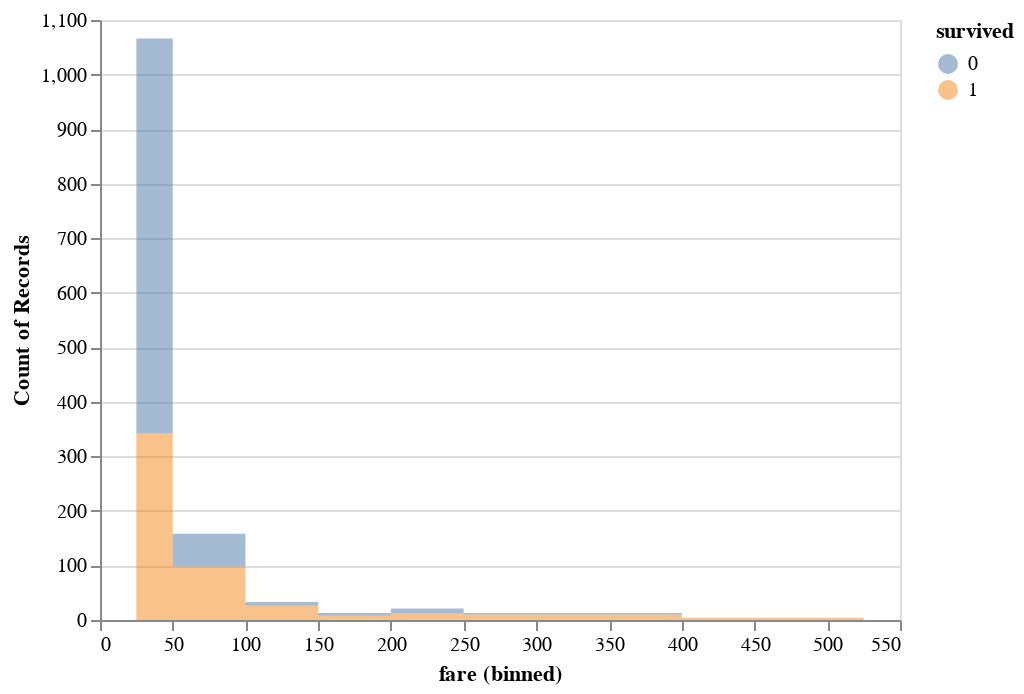

Notebook code cell kept with this figure:
### Code cell
alt.Chart(df).mark_area(
    opacity=0.5, interpolate='step').encode(alt.X('fare:Q',bin=alt.Bin(maxbins=20)),
                                            alt.Y('count()'),alt.Color('survived:N'))

### Figure 1 — Vega-Lite specification as saved in the notebook (floating-point values rounded to 4 significant figures; data arrays with more than 128 entries replaced by an {"elided": "..."} marker saying what was removed)
{"config": {"view": {"continuousWidth": 400, "continuousHeight": 300}}, "data": {"name": "data-a13a9da4813e3a3d216492be72c2fa38"}, "mark": {"type": "area", "interpolate": "step", "opacity": 0.5}, "encoding": {"color": {"type": "nominal", "field": "survived"}, "x": {"type": "quantitative", "bin": {"maxbins": 20}, "field": "fare"}, "y": {"type": "quantitative", "aggregate": "count"}}, "$schema": "https://vega.github.io/schema/vega-lite/v4.8.1.json", "datasets": {"data-a13a9da4813e3a3d216492be72c2fa38": {"elided": "1309 records"}}}
